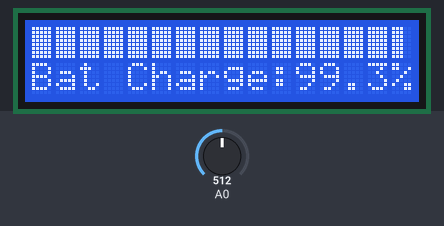
This sketch was run on a simulated Arduino Uno, built with avr-gcc and run on an emulated ATmega328P. On the bench: 16×2 character LCD. The inputs (shaded band) are chosen by the test bench; at power-on: A0 = 512.

Above: at 3.2 s.
3.3 s: A0 set to 716
At 4.2 s:
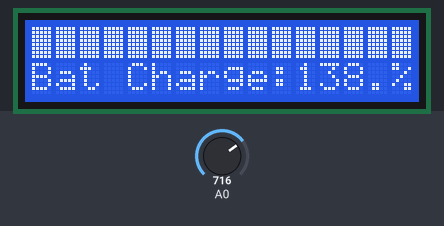
4.9 s: A0 set to 900
At 6.2 s:
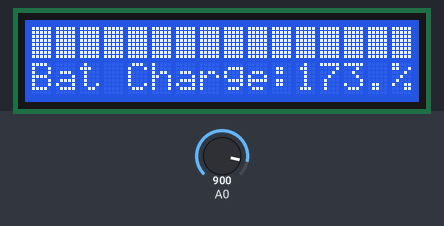
7.9 s: A0 set to 1023
At 8.8 s:
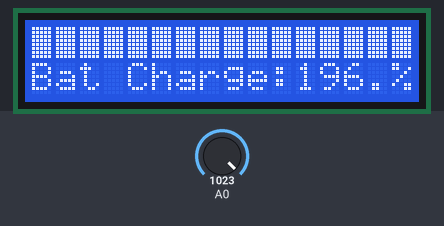
10.9 s: A0 set to 306
At 11.2 s:
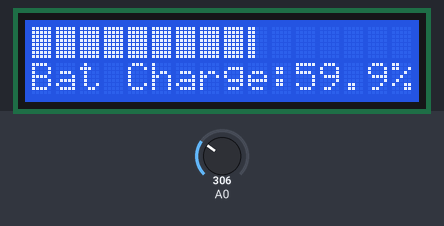
13.9 s: A0 set to 122
At 14.9 s:
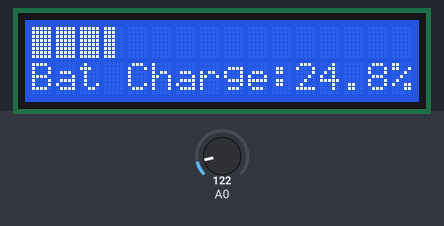
15.5 s: A0 set to 0
At 16.6 s:
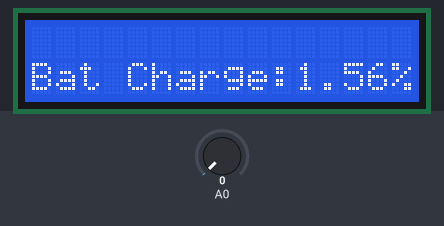
Timing chart, 0 to 18.0 s (numbered marks = the images above; inputs shaded):
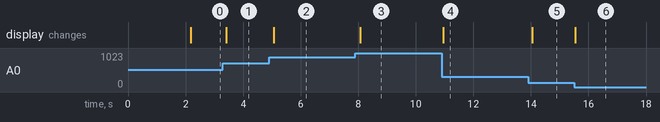

The sketch:

Buttery_charging_level_indicator_final.ino
```cpp
#include <Wire.h>
#include <LiquidCrystal_I2C.h>
#include <LcdBarGraphRobojax.h>
int offset =20;

byte lcdNumCols = 16; // -- number of columns in the LCD
byte lcdLine = 2; // -- number of line in the LCD
byte sensorPin = 0; // -- value for this example


LiquidCrystal_I2C lcd(0x27, 16, 2); // -- creating LCD instance
LcdBarGraphRobojax lbg(&lcd, 16, 0, 0);  // -- creating 16 character long bargraph starting at char 0 of line 0

void setup(){
  // -- initializing the LCD
  lcd.begin();
  lcd.clear();
  lcd.print("Battery Voltage");
  lcd.setCursor (0,1); //
  lcd.print("Level Indicator");
  delay(2000);
  lcd.clear();
}

void loop()
{
  lbg.clearLine(1);// clear line 1 to display fresh voltage value


  int inpuValue = analogRead(A0);
  int volt = analogRead(A0);
  double voltage = map(volt,0,1023, 0, 2500) + offset;// map 0-1023 to 0-2500 and add correction offset
  voltage /=12.8;// divide by 100 to get the decimal values
  // -- draw bar graph from the analog value read
  lbg.drawValue( inpuValue, 520);
  // -- do some delay: frequent draw may cause broken visualization
  lcd.setCursor (0,1); //
  lcd.print("Bat Charge:");
  lcd.setCursor (11,1); //
  lcd.print(voltage); // print
  lcd.setCursor (15,1); //
  lcd.print("%");

  delay(100);
}
```

Measured:
- after the input at 3.3 s, the display: changes after 0.12 s (image 1)
- after the input at 4.9 s, the display: changes after 0.17 s (image 2)
- after the input at 7.9 s, the display: changes after 0.18 s (image 3)
- after the input at 10.9 s, the display: changes after 0.05 s (image 4)
- after the input at 13.9 s, the display: changes after 0.16 s (image 5)
- after the input at 15.5 s, the display: changes at once (image 6)
